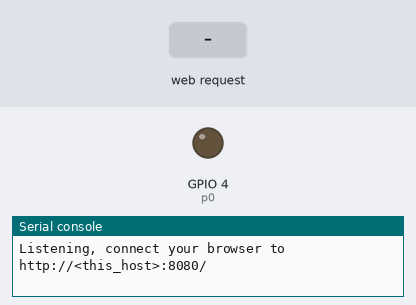
The program below on a simulated ESP8266 board running MicroPython. Parts: output pins drawn as LEDs (lit = HIGH), the last lines printed to the serial console. The inputs (shaded band) are chosen by the test bench. WiFi joins after 1.5 s.

Above: at 1.2 s.
1.3 s: HTTP request GET /?led=on received
At 2.5 s:
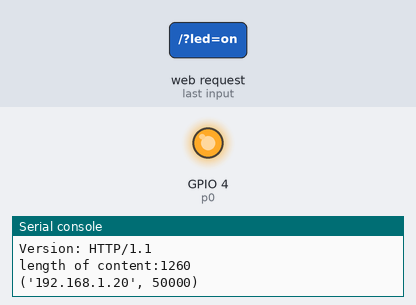
2.8 s: HTTP request GET / received
Timing chart, 0 to 5.8 s (numbered marks = the images above; inputs shaded):
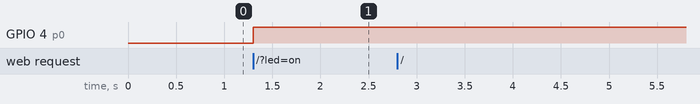

Measured:
- after the input at 1.3 s, GPIO 4 (p0): LOW → HIGH at once

The program:

main.py
```python
try:
    import usocket as socket
except:
    import socket

import network
from machine import Pin
STA_SSID = "baffi"
STA_PSK  = "ddiiaannaa"
p0 = Pin(4, Pin.OUT)
ap_if = network.WLAN(network.AP_IF)
if ap_if.active(): ap_if.active(False)
sta_if = network.WLAN(network.STA_IF)
if not ap_if.active(): sta_if.active(True)
if not sta_if.isconnected(): sta_if.connect(STA_SSID, STA_PSK)

request_method = ""
path = ""
request_version = ""


def parse_request(text):
        if text != '':
            request_line = text.split("\r\n")[0]
            request_line = request_line.split()
            print(request_line)
            # Break down the request line into components
            (request_method,  # GET
             path,            # /hello
             request_version  # HTTP/1.1
             ) = request_line
            print("Method:", request_method)
            print("Path:", path)
            print("Version:", request_version)
            if request_method == "POST":
                pass
            if request_method == "GET":
                if "?" in path:
                    filename, values = path.strip('/').split('?')
                    if values[0] == 'led=on':
                        p0.low()
                    else:
                        p0.high()
                else:
                    filename = path.strip('/')
                if filename == '':
                    filename = 'index.html'
                fileext = filename.split('.')[1]
                if fileext == 'html' or \
                       fileext == 'css' or \
                       fileext == 'js':
                    f = open(filename, 'r')
                    content = f.read()
                    f.close()
                    header = ''
                    header += 'HTTP/1.1 200 OK\r\n'
                    # html += 'Date: ' + time.localtime(time.time())
                    header += 'Content-Type: text/' + fileext + '\r\n'
                    header += 'Content-Length: ' + str(len(content)) + '\r\n'
                    header += '\r\n'
                    return header, content
                if fileext == 'png' or \
                        fileext == 'jpg' or \
                        fileext == 'gif' or \
                        fileext == 'png' or \
                        fileext == 'ico':
                    f = open(filename, 'rb')
                    content = f.read()
                    f.close()
                    header = ''
                    header += 'HTTP/1.1 200 OK\r\n'
                    # header += 'Date: ' + time.localtime(time.time())
                    header += 'Content-Type: image/' + fileext + '\r\n'
                    header += 'Content-Length: ' + str(len(content)) + '\r\n'
                    header += '\r\n'
                    return header, content


def main(use_stream=False):
    s = socket.socket()

    # Binding to all interfaces - server will be accessible to other hosts!
    ai = socket.getaddrinfo("0.0.0.0", 8080)
    print("Bind address info:", ai)
    addr = ai[0][-1]

    s.setsockopt(socket.SOL_SOCKET, socket.SO_REUSEADDR, 1)
    s.bind(addr)
    s.listen(5)
    print("Listening, connect your browser to http://<this_host>:8080/")

    while True:
        res = s.accept()
        client_s = res[0]
        client_addr = res[1]
        if use_stream:
            # MicroPython socket objects support stream (aka file) interface
            # directly.
            print (client_addr)
            header, content = parse_request(client_s.recv(4096).decode('utf-8'))
            if header != '':
                client_s.write(header)
                totalsent = 0
                while totalsent < len(content):
                    sent = client_s.write(content)
                    totalsent += len(sent)
        else:
            header, content = parse_request(client_s.recv(4096).decode('utf-8'))
            print('length of content:' + str(len(content)))
            print (client_addr)
            if header != '':
                client_s.send(header)
                client_s.send(content)
        client_s.close()

main()
```
